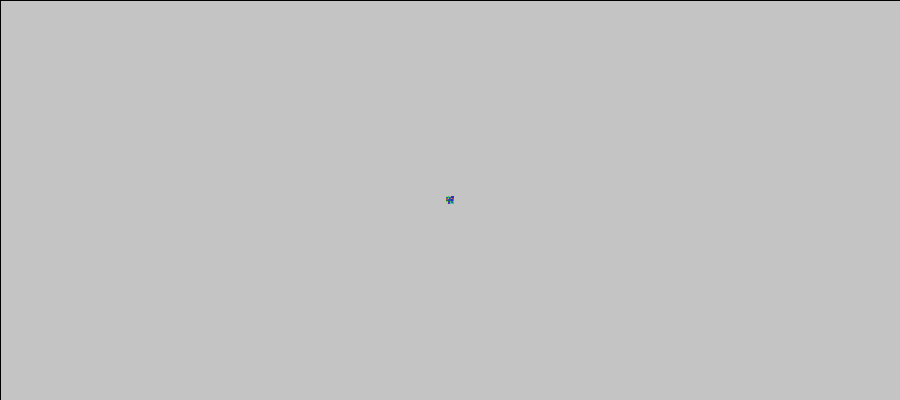
Frame 1 (no input)
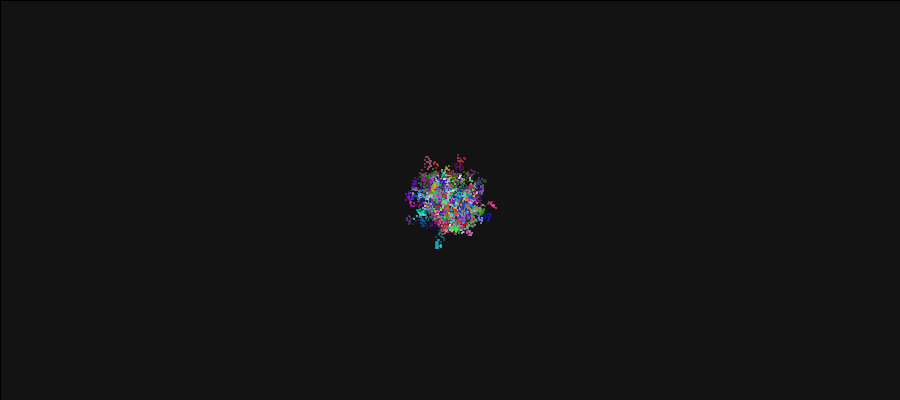
Frame 60 (the mouse pressed at the canvas centre just before this capture)
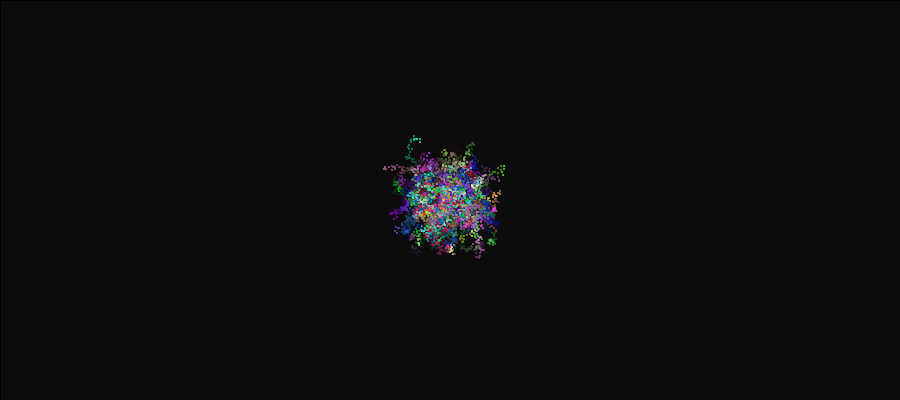
Frame 120 (the mouse held since frame 60 and released just before this capture)

The Processing sketch that drew these frames (run headless with seeded random() and noise(); from frame 60 on, the mouse is pressed at the canvas centre):

// Processing sketch: processing_56999
// ── processing_56999.pde

Ball ball;
int nb = 300;
Ball lots[] = new Ball [nb];
int i;
float spd = 2;

void setup () {
  smooth ();
  size(900, 400);
  
  for (int i=0; i<lots.length; i++) {
  lots[i] = new Ball(random(1,1),color(random(0,255),random(0,255),random(0,255)));
  }
  
  frameRate(15);
}

void draw () {
fill(0,10);
rect(0,0,width,height);
//  background (0);
for (i=0;i<lots.length;i++) { 
  lots[i].move();
  lots[i].display();
 }
}

class Ball {
  int s; 
  int x, y;
  color c;
  
  
  Ball(float _s, color _c) {
    s = 2;
    x = width/2;
    y = height/2;
    c = _c;
//    c = color(200, 120, 100);
  } 
  void move() {
    x += random((-1-spd), (2+spd));
    y += random((-1-spd), (2+spd));
    x = constrain(x,0,width);
    y = constrain(y,0,height);
  }
  void display() {
    fill(c);
    noStroke ();
    ellipse(x, y, s, s);
  }
}
